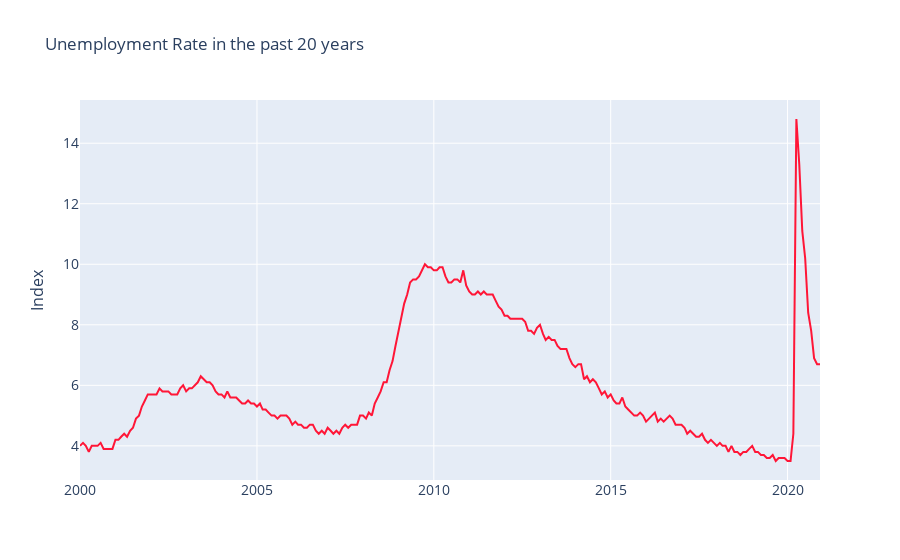

The notebook cell this image was saved under:
### Markdown cell above
From the plot we see that Unemployment rate has varied throughout the years but has seen the huge jump in times of recession in the economy. We see jump in 2001 recession and a big dip in 2008 crises. There is also a big peak in 2020 but it is because of the COVID-19 effects on economy

### Code cell
fig = go.Figure()
fig.add_trace(go.Line(x=unemployment['DATE'], y= unemployment['UNRATE'], name='Unemployment Rate', marker_color='rgb(255, 22, 55)'))
fig.update_layout(title='Unemployment Rate in the past 20 years',xaxis_tickfont_size=14,
                  yaxis=dict(title='Index',titlefont_size=16,tickfont_size=14,),
    legend=dict(x=0,y=1.0,bgcolor='rgba(255, 255, 255,0)',bordercolor='rgba(255, 255, 255, 0)'),barmode='group',bargap=0.15, bargroupgap=0.1)
fig.show()

### Figure 1 — Plotly figure (JSON) as saved in the notebook; plotly's stock layout.template omitted (floating-point values rounded to 4 significant figures; data arrays with more than 128 entries replaced by an {"elided": "..."} marker saying what was removed)
{"data": [{"marker": {"color": "rgb(255, 22, 55)"}, "name": "Unemployment Rate", "type": "scatter", "x": {"elided": "252 str values"}, "y": {"elided": "252 float values"}}], "layout": {"bargap": 0.15, "bargroupgap": 0.1, "barmode": "group", "legend": {"bgcolor": "rgba(255, 255, 255,0)", "bordercolor": "rgba(255, 255, 255, 0)", "x": 0, "y": 1}, "title": {"text": "Unemployment Rate in the past 20 years"}, "xaxis": {"tickfont": {"size": 14}}, "yaxis": {"tickfont": {"size": 14}, "title": {"font": {"size": 16}, "text": "Index"}}}}
